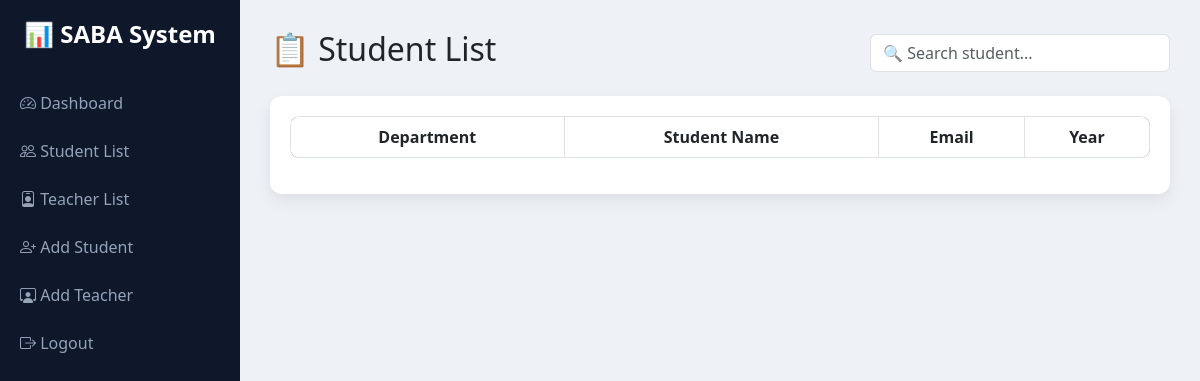
Before: /student_list (signed in) with the older database file.
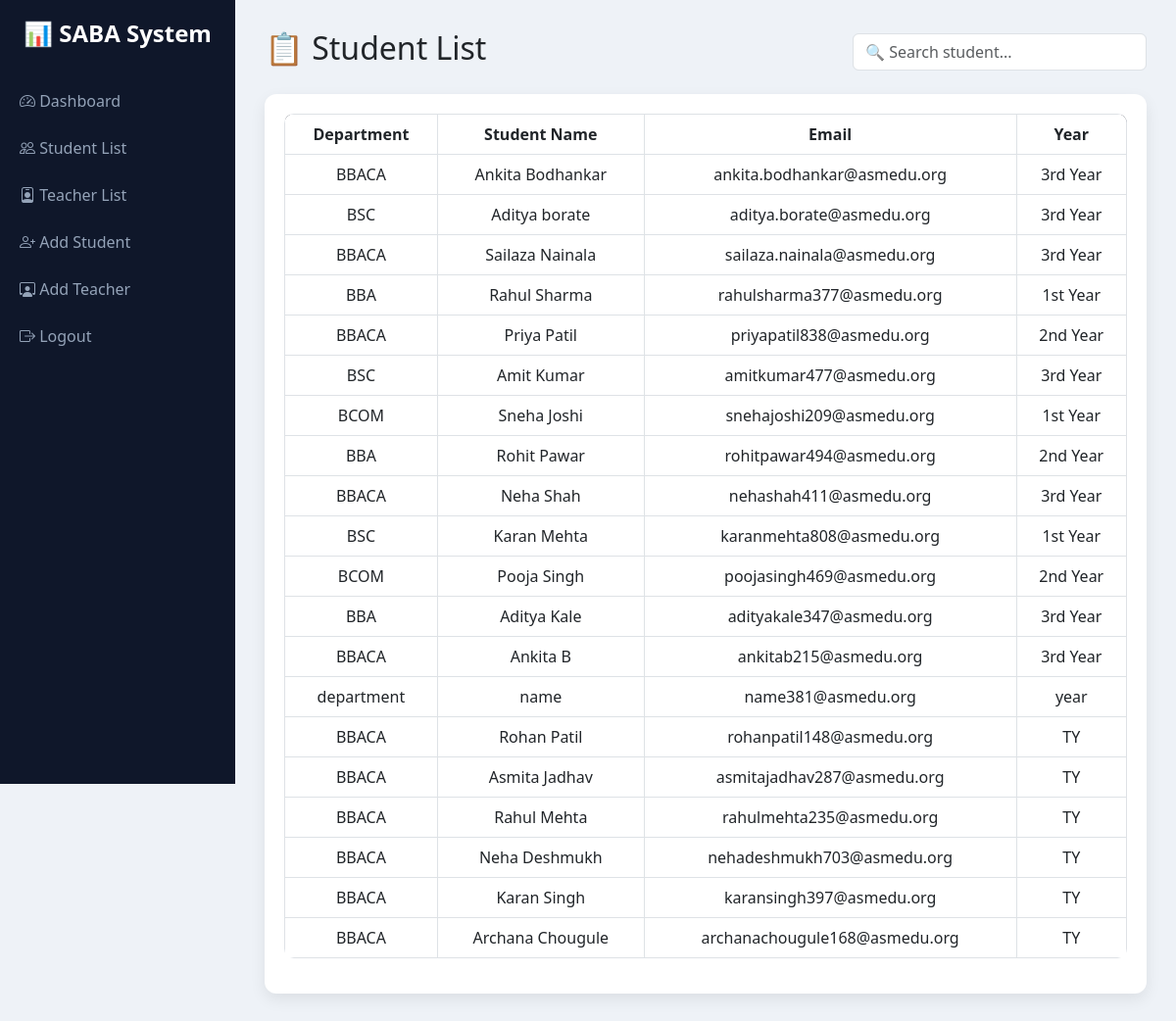
After: the same page with the newer database file.
### tables this page shows
CREATE TABLE users(
    id INTEGER PRIMARY KEY AUTOINCREMENT,
    name TEXT,
    email TEXT UNIQUE,
    password TEXT,
    role TEXT,
    department TEXT,
    year TEXT
);

### app.py (the view)
@app.route("/student_list")
def student_list():
    if session.get("role") != "admin":
        return redirect("/")
    conn = sqlite3.connect("saba.db")
    cursor = conn.cursor()
    cursor.execute("SELECT name,email,department,year FROM users WHERE role='student'")
    students = cursor.fetchall()
    conn.close()
    return render_template("student_list.html", students=students)

### templates/student_list.html (shortened to what this page needs)
<!DOCTYPE html>
<html>
<head>
<link rel="stylesheet"
href="https://cdn.jsdelivr.net/npm/bootstrap@5.3.0/dist/css/bootstrap.min.css">
<link rel="stylesheet"
href="https://cdn.jsdelivr.net/npm/bootstrap-icons@1.10.5/font/bootstrap-icons.css">
</head>
<body>
<div class="sidebar">
<h4>📊 SABA System</h4>
<a href="/admin"><i class="bi bi-speedometer2"></i> Dashboard</a>
<a href="/student_list"><i class="bi bi-people"></i> Student List</a>
<a href="/teacher_list"><i class="bi bi-person-badge"></i> Teacher List</a>
<a href="/add_student"><i class="bi bi-person-plus"></i> Add Student</a>
<a href="/add_teacher"><i class="bi bi-person-workspace"></i> Add Teacher</a>
<a href="/logout"><i class="bi bi-box-arrow-right"></i> Logout</a>
</div>
<div class="main">
<div class="topbar">
<h2>📋 Student List</h2>
<input type="text" id="searchInput"
class="form-control search-box"
placeholder="🔍 Search student..."
onkeyup="searchTable()">
</div>
<div class="card-box">
<table class="table table-bordered table-hover text-center">
<thead>
<tr>
<th>Department</th>
<th>Student Name</th>
<th>Email</th>
<th>Year</th>
</tr>
</thead>
<tbody id="studentTable">
{% for s in students %}
<tr>
<td>{{ s[2] }}</td>
<td>{{ s[0] }}</td>
<td>{{ s[1] }}</td>
<td>{{ s[3] }}</td>
</tr>
{% endfor %}
</tbody>
</table>
</div>
</div>
</body>
</html>

### templates/student_list.html (style rules this page uses)
body { margin:0; font-family:'Segoe UI',sans-serif; background:#eef2f7; }
.sidebar { width:240px; height:100vh; background:#0f172a; position:fixed; color:white; padding-top:20px; }
.sidebar h4 { text-align:center; margin-bottom:30px; font-weight:600; }
.sidebar a { display:block; color:#94a3b8; padding:12px 20px; text-decoration:none; transition:0.3s; }
.main { margin-left:240px; padding:30px; }
.topbar { display:flex; justify-content:space-between; align-items:center; margin-bottom:20px; }
.card-box { background:white; padding:20px; border-radius:12px; box-shadow:0 6px 16px rgba(0,0,0,0.08); }
.table { border-radius:10px; overflow:hidden; }
.table thead { background:#0f172a; color:white; }
.search-box { max-width:300px; }

Changed rows visible on the page:
added users: department "BBACA", name "Ankita Bodhankar", email "ankita.bodhankar@asmedu.org", year "3rd Year"
added users: department "BSC", name "Aditya borate", email "aditya.borate@asmedu.org", year "3rd Year"
added users: department "BBACA", name "Sailaza Nainala", email "sailaza.nainala@asmedu.org", year "3rd Year"
added users: department "BBA", name "Rahul Sharma", email "rahulsharma377@asmedu.org", year "1st Year"
added users: department "BBACA", name "Priya Patil", email "priyapatil838@asmedu.org", year "2nd Year"
added users: department "BSC", name "Amit Kumar", email "amitkumar477@asmedu.org", year "3rd Year"
added users: department "BCOM", name "Sneha Joshi", email "snehajoshi209@asmedu.org", year "1st Year"
added users: department "BBA", name "Rohit Pawar", email "rohitpawar494@asmedu.org", year "2nd Year"
added users: department "BBACA", name "Neha Shah", email "nehashah411@asmedu.org", year "3rd Year"
added users: department "BSC", name "Karan Mehta", email "karanmehta808@asmedu.org", year "1st Year"
added users: department "BCOM", name "Pooja Singh", email "poojasingh469@asmedu.org", year "2nd Year"
added users: department "BBA", name "Aditya Kale", email "adityakale347@asmedu.org", year "3rd Year"
added users: department "BBACA", name "Ankita B", email "ankitab215@asmedu.org", year "3rd Year"
added users: department "department", name "name", email "name381@asmedu.org", year "year"
added users: department "BBACA", name "Rohan Patil", email "rohanpatil148@asmedu.org", year "TY"
added users: department "BBACA", name "Asmita Jadhav", email "asmitajadhav287@asmedu.org", year "TY"
added users: department "BBACA", name "Rahul Mehta", email "rahulmehta235@asmedu.org", year "TY"
added users: department "BBACA", name "Neha Deshmukh", email "nehadeshmukh703@asmedu.org", year "TY"
added users: department "BBACA", name "Karan Singh", email "karansingh397@asmedu.org", year "TY"
added users: department "BBACA", name "Archana Chougule", email "archanachougule168@asmedu.org", year "TY"
